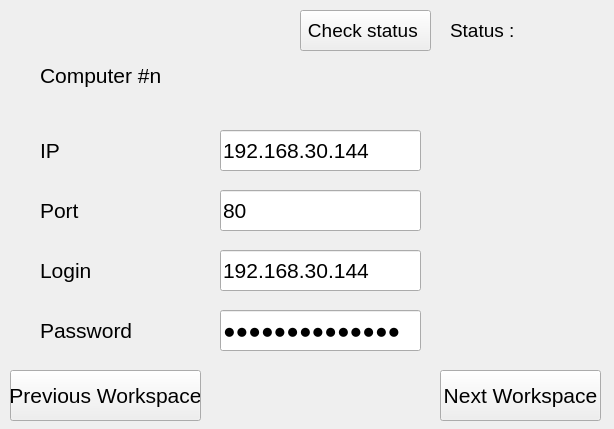
<?xml version="1.0" encoding="UTF-8"?>
<ui version="4.0">
 <class>OtherWindow</class>
 <widget class="QWidget" name="OtherWindow">
  <property name="geometry">
   <rect>
    <x>0</x>
    <y>0</y>
    <width>614</width>
    <height>429</height>
   </rect>
  </property>
  <property name="windowTitle">
   <string>Form</string>
  </property>
  <widget class="QLabel" name="computerNumber">
   <property name="geometry">
    <rect>
     <x>40</x>
     <y>50</y>
     <width>171</width>
     <height>51</height>
    </rect>
   </property>
   <property name="font">
    <font>
     <pointsize>16</pointsize>
    </font>
   </property>
   <property name="text">
    <string>Computer #n</string>
   </property>
  </widget>
  <widget class="QLabel" name="label_2">
   <property name="geometry">
    <rect>
     <x>40</x>
     <y>130</y>
     <width>121</width>
     <height>41</height>
    </rect>
   </property>
   <property name="font">
    <font>
     <pointsize>16</pointsize>
    </font>
   </property>
   <property name="text">
    <string>IP</string>
   </property>
  </widget>
  <widget class="QLabel" name="label_3">
   <property name="geometry">
    <rect>
     <x>40</x>
     <y>190</y>
     <width>121</width>
     <height>41</height>
    </rect>
   </property>
   <property name="font">
    <font>
     <pointsize>16</pointsize>
    </font>
   </property>
   <property name="text">
    <string>Port</string>
   </property>
  </widget>
  <widget class="QLabel" name="label_4">
   <property name="geometry">
    <rect>
     <x>40</x>
     <y>250</y>
     <width>121</width>
     <height>41</height>
    </rect>
   </property>
   <property name="font">
    <font>
     <pointsize>16</pointsize>
    </font>
   </property>
   <property name="text">
    <string>Login</string>
   </property>
  </widget>
  <widget class="QLabel" name="label_5">
   <property name="geometry">
    <rect>
     <x>40</x>
     <y>310</y>
     <width>121</width>
     <height>41</height>
    </rect>
   </property>
   <property name="font">
    <font>
     <pointsize>16</pointsize>
    </font>
   </property>
   <property name="text">
    <string>Password</string>
   </property>
  </widget>
  <widget class="QPushButton" name="nextBtn">
   <property name="geometry">
    <rect>
     <x>440</x>
     <y>370</y>
     <width>161</width>
     <height>51</height>
    </rect>
   </property>
   <property name="font">
    <font>
     <pointsize>16</pointsize>
    </font>
   </property>
   <property name="text">
    <string>Next Workspace</string>
   </property>
  </widget>
  <widget class="QLineEdit" name="ip">
   <property name="geometry">
    <rect>
     <x>220</x>
     <y>130</y>
     <width>201</width>
     <height>41</height>
    </rect>
   </property>
   <property name="font">
    <font>
     <pointsize>16</pointsize>
    </font>
   </property>
   <property name="text">
    <string>192.168.30.144</string>
   </property>
  </widget>
  <widget class="QLineEdit" name="port">
   <property name="geometry">
    <rect>
     <x>220</x>
     <y>190</y>
     <width>201</width>
     <height>41</height>
    </rect>
   </property>
   <property name="font">
    <font>
     <pointsize>16</pointsize>
    </font>
   </property>
   <property name="text">
    <string>80</string>
   </property>
  </widget>
  <widget class="QLineEdit" name="login">
   <property name="geometry">
    <rect>
     <x>220</x>
     <y>250</y>
     <width>201</width>
     <height>41</height>
    </rect>
   </property>
   <property name="font">
    <font>
     <pointsize>16</pointsize>
    </font>
   </property>
   <property name="text">
    <string>192.168.30.144</string>
   </property>
  </widget>
  <widget class="QLineEdit" name="password">
   <property name="geometry">
    <rect>
     <x>220</x>
     <y>310</y>
     <width>201</width>
     <height>41</height>
    </rect>
   </property>
   <property name="font">
    <font>
     <pointsize>16</pointsize>
    </font>
   </property>
   <property name="text">
    <string>192.168.30.144</string>
   </property>
   <property name="echoMode">
    <enum>QLineEdit::Password</enum>
   </property>
   <property name="readOnly">
    <bool>false</bool>
   </property>
  </widget>
  <widget class="QPushButton" name="prevBtn">
   <property name="geometry">
    <rect>
     <x>10</x>
     <y>370</y>
     <width>191</width>
     <height>51</height>
    </rect>
   </property>
   <property name="font">
    <font>
     <pointsize>16</pointsize>
    </font>
   </property>
   <property name="text">
    <string>Previous Workspace</string>
   </property>
  </widget>
  <widget class="QPushButton" name="statusBtn">
   <property name="geometry">
    <rect>
     <x>300</x>
     <y>10</y>
     <width>131</width>
     <height>41</height>
    </rect>
   </property>
   <property name="font">
    <font>
     <pointsize>14</pointsize>
    </font>
   </property>
   <property name="text">
    <string>Check status </string>
   </property>
  </widget>
  <widget class="QLabel" name="status">
   <property name="geometry">
    <rect>
     <x>450</x>
     <y>10</y>
     <width>101</width>
     <height>41</height>
    </rect>
   </property>
   <property name="font">
    <font>
     <pointsize>14</pointsize>
    </font>
   </property>
   <property name="text">
    <string>Status : </string>
   </property>
  </widget>
 </widget>
 <resources/>
 <connections/>
</ui>
